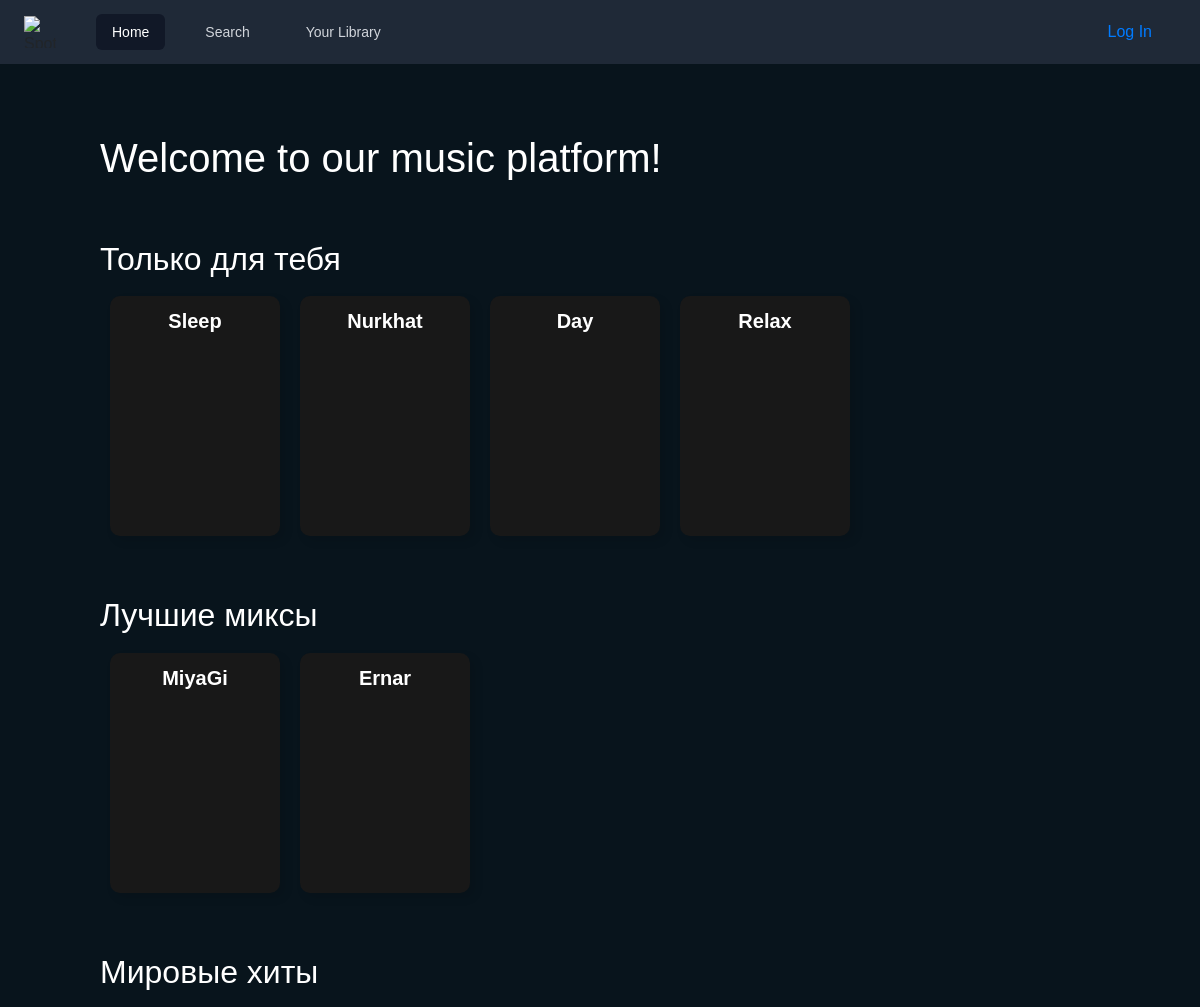
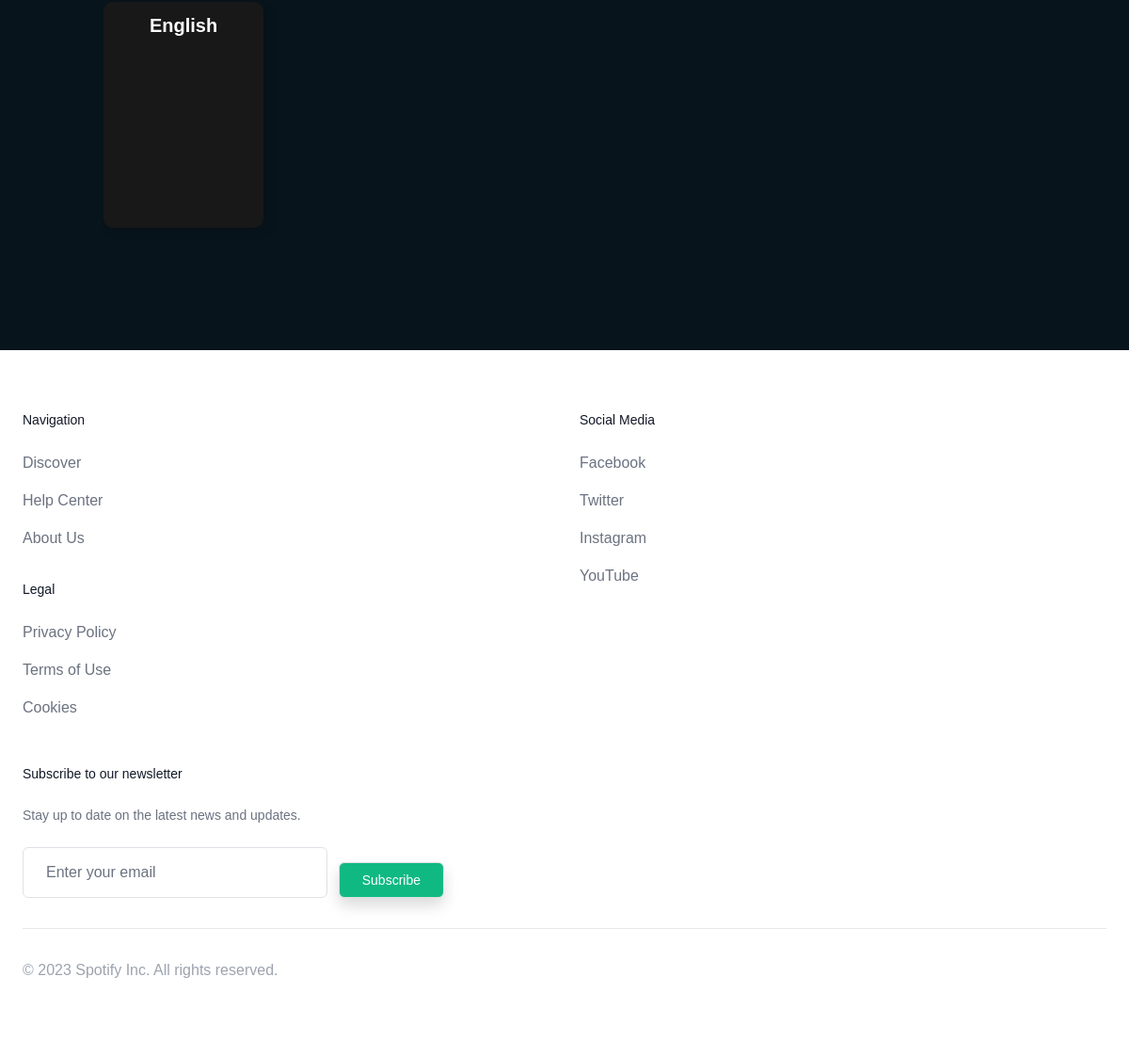
The page /albums/ on the database its author committed (2 pictures, top to bottom).
### review/models.py (models this page shows, shortened)
class Album(models.Model):
    name = models.CharField(max_length=255)
    artist = models.ForeignKey(Artist, on_delete=models.CASCADE)
    release_date = models.DateField()
    genre = models.CharField(max_length=255)
    created_at = models.DateTimeField(auto_now_add=True)
    updated_at = models.DateTimeField(auto_now=True)

### review/views.py (the view)
# urls.py: path('albums/', views.album_list, name='albums'),
def album_list(request):
    albums = Album.objects.all()
    albums_with_genre = {}
    for album in albums:
        if album.genre not in albums_with_genre:
            albums_with_genre[album.genre] = []
        albums_with_genre[album.genre].append(album)
    return render(request, "album_list.html", {'albums_with_genre': albums_with_genre})

### review/templates/album_list.html
{% extends 'base.html' %}
{% block content %}
    <div class="container">
        <h1>Welcome to our music platform!</h1>
        <div class="albums">
            {% for genre, albums in albums_with_genre.items %}
                <h2 >{{ genre }}</h2>
                <ul class="genre">
                    {% for album in albums %}
                        <a class="album" href="/albums/{{ album.id }}/">{{ album.name }}</a>
                    {% endfor %}
                </ul>
            {% endfor %}
        </div>
    </div>
{% endblock %}

### static/main.css (style rules this page uses)
* { box-sizing: border-box; margin: 0; padding: 0; }
body { background-color: #08141C; font-family: CircularSp, CircularSp-Arab, CircularSp-Hebr, CircularSp-Cyrl, CircularSp-Grek, CircularSp-Deva, var, sans-serif; height: 100vh; }
.container { padding: 70px; display: flex; justify-content: center; flex-direction: column; }
.albums { margin-top: 50px; display: flex; flex-direction: column; flex-wrap: wrap; justify-content: center; }
h1, h2 { color: #fff; }
.genre { margin: 0; padding: 0; list-style: none; display: flex; align-items: center; margin-bottom: 50px; }
.album { display: inline-block; padding: 10px; margin: 10px; height: 12em; width: 8.5em; text-align: center; font-size: 20px; font-weight: bold; background-color: #181818; color: #fff; border-radius: 10px; box-shadow: 5px 5px 10px rgba(0, 0, 0, 0.1); transition: transform 0.2s ease-in-out, box-shadow 0.2s ease-in-out; }

### rows shown on the page
Album: genre "Только для тебя", name "Sleep"
Album: name "Nurkhat"
Album: name "Day"
Album: name "Relax"
Album: genre "Лучшие миксы", name "MiyaGi"
Album: name "Ernar"
Album: genre "Мировые хиты", name "English"
